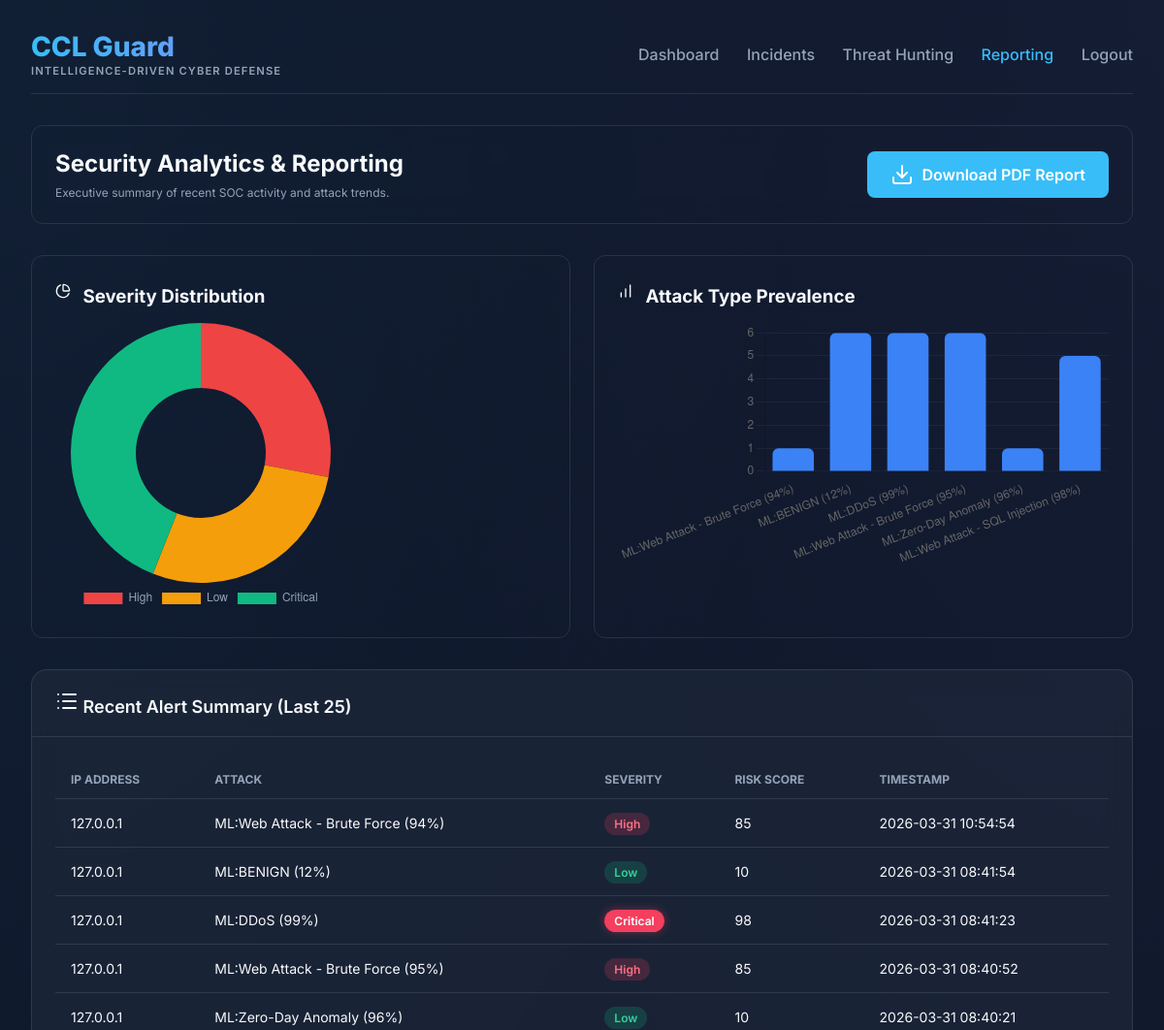
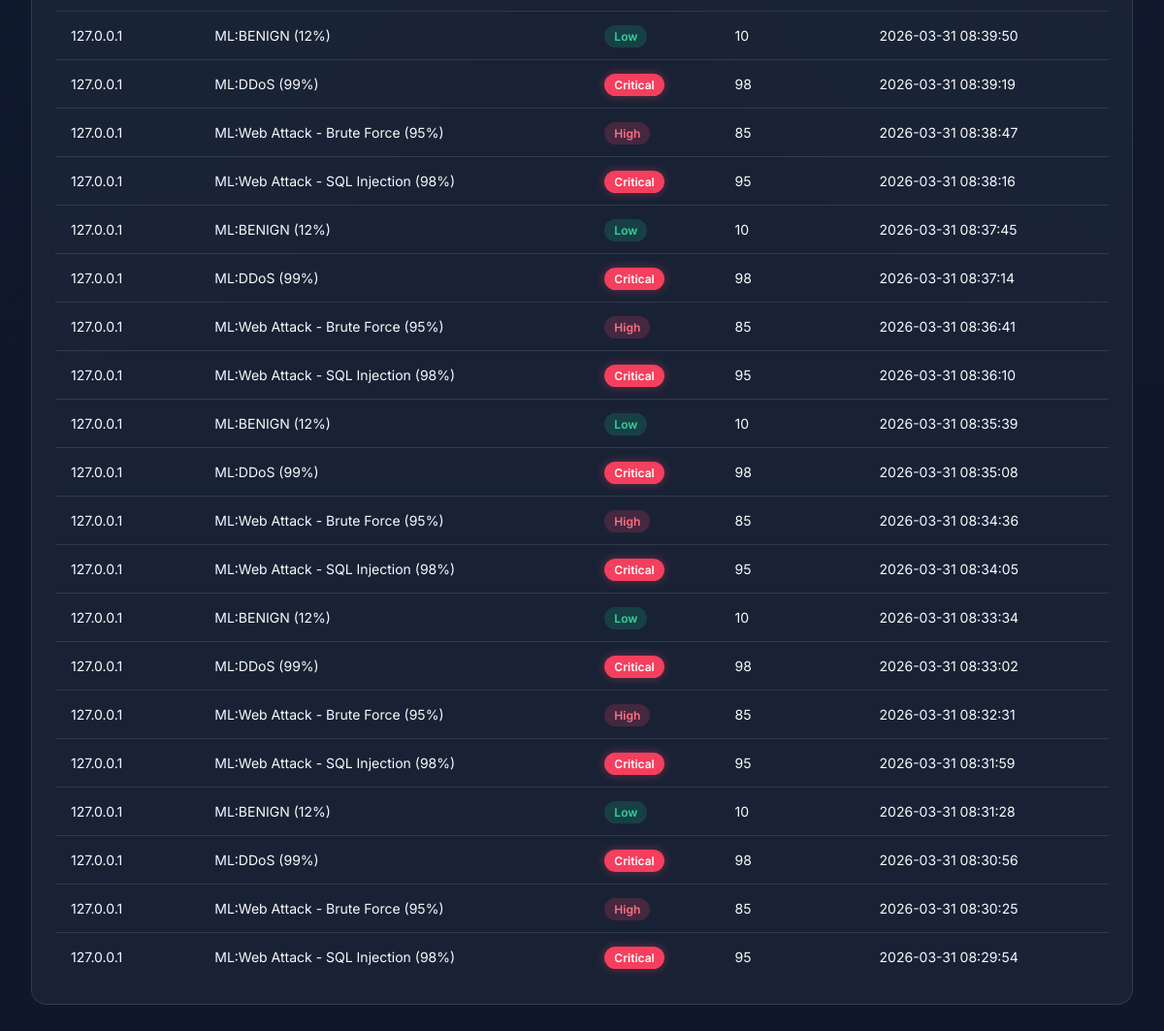
Page /report (signed in) on the earlier database version (2 pictures, top to bottom).
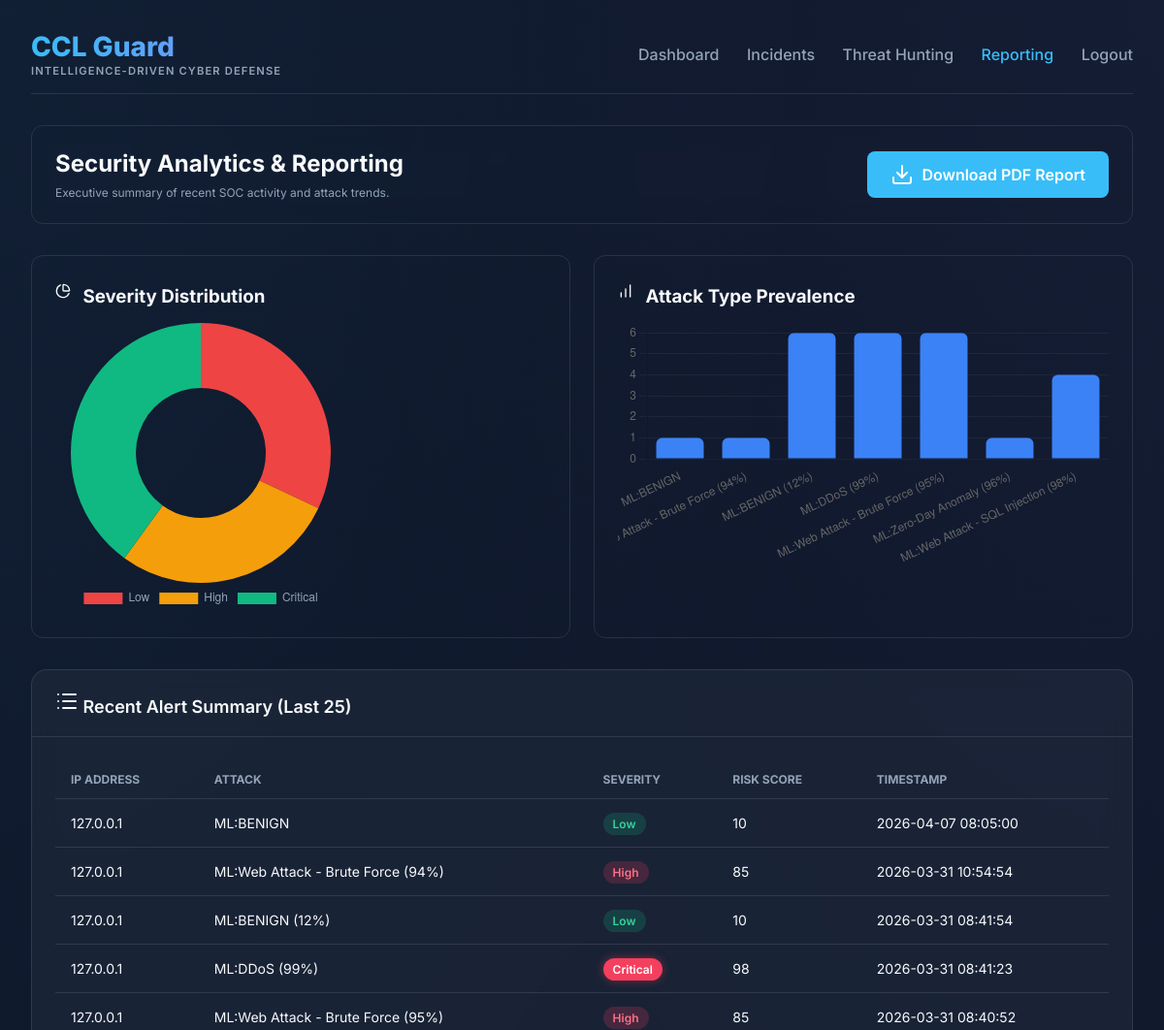
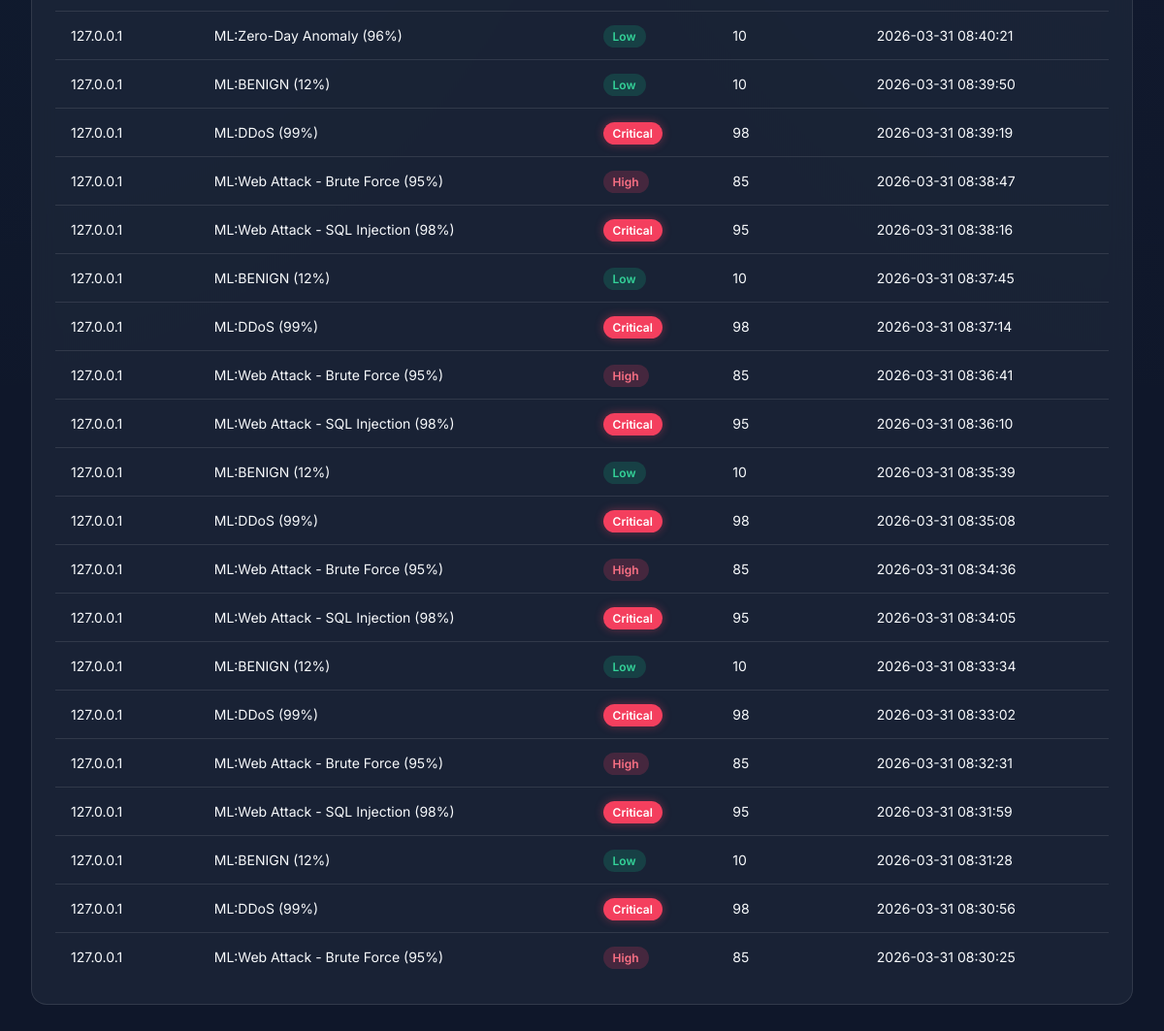
Same page on the later database version (2 pictures, top to bottom).
### tables this page shows
CREATE TABLE logs(
        id INTEGER PRIMARY KEY AUTOINCREMENT,
        source TEXT, -- SIEM, AWS, Windows, etc.
        ip TEXT,
        country TEXT,
        raw_data TEXT, -- Full original log entry
        attack TEXT,
        severity TEXT,
        risk INTEGER,
        mitre TEXT,
        ai_analysis TEXT, -- Deep AI analysis result
        remediation TEXT, -- Step-by-step remediation plan
        attack_prob INTEGER,
        phase TEXT,
        time TEXT DEFAULT CURRENT_TIMESTAMP
    );

### app.py (the view)
@app.route("/report")
def report_dashboard():
    if "user" not in session:
        return redirect("/login")
    import sqlite3, json
    con = sqlite3.connect(DB_NAME)
    c = con.cursor()
    c.execute("SELECT ip,attack,severity,risk,time FROM logs ORDER BY id DESC LIMIT 25")
    logs = c.fetchall()
    con.close()
    severities = [l[2] for l in logs]
    sev_count = Counter(severities)
    attacks = [l[1] for l in logs]
    atk_count = Counter(attacks)
    return render_template("reporting.html",
                           logs=logs,
                           sev_count_json=json.dumps(dict(sev_count)),
                           atk_count_json=json.dumps(dict(atk_count)))

### app.py (called while the page is built, shortened)
@app.before_request
def setup():
    global _initialized

### templates/reporting.html (shortened to what this page needs)
<!DOCTYPE html>
<html lang="en" data-theme="dark">
<head>
    <link rel="stylesheet" href="{{ url_for('static', filename='executive.css') }}">
</head>
<body>
    <div class="container">
        <header>
            <div class="logo-wrapper">
                <div class="logo">CCL Guard</div>
                <div class="slogan">Intelligence-Driven Cyber Defense</div>
            </div>
            <nav>
                <a href="/">Dashboard</a>
                <a href="/incidents">Incidents</a>
                <a href="/history">Threat Hunting</a>
                <a href="/report" class="active">Reporting</a>
                <a href="/logout">Logout</a>
            </nav>
        </header>
        <div class="report-header">
            <div>
                <h1 style="font-size: 1.5rem; margin-bottom: 0.5rem;">Security Analytics & Reporting</h1>
                <p class="text-xs" style="color: var(--text-secondary);">Executive summary of recent SOC activity and
                    attack trends.</p>
            </div>
            <a href="/api/generate_report" class="btn-download">
                <i data-lucide="download"></i> Download PDF Report
            </a>
        </div>
        <div class="analytics-grid">
            <div class="insight-card">
                <h3 style="margin-bottom: 1rem;"><i data-lucide="pie-chart" style="width: 16px; margin-right: 8px;"></i>
                    Severity Distribution</h3>
                <div class="chart-container">
                    <canvas id="severityChart"></canvas>
                </div>
            </div>
            <div class="insight-card">
                <h3 style="margin-bottom: 1rem;"><i data-lucide="bar-chart" style="width: 16px; margin-right: 8px;"></i>
                    Attack Type Prevalence</h3>
                <div class="chart-container">
                    <canvas id="attackFreqChart"></canvas>
                </div>
            </div>
        </div>
        <div class="card">
            <div class="card-header">
                <h2><i data-lucide="list"></i> Recent Alert Summary (Last 25)</h2>
            </div>
            <div class="card-body">
                <table>
                    <thead>
                        <tr>
                            <th>IP Address</th>
                            <th>Attack</th>
                            <th>Severity</th>
                            <th>Risk Score</th>
                            <th>Timestamp</th>
                        </tr>
                    </thead>
                    <tbody>
                        {% for l in logs %}
                        <tr>
                            <td>{{ l[0] }}</td>
                            <td>{{ l[1] }}</td>
                            <td><span class="badge badge-{{ l[2]|lower }}">{{ l[2] }}</span></td>
                            <td>{{ l[3] }}</td>
                            <td>{{ l[4] }}</td>
                        </tr>
                        {% endfor %}
                    </tbody>
                </table>
            </div>
        </div>
    </div>
    <script>
        lucide.createIcons();
        // Data from backend
        const sevData = {{ sev_count_json | safe }};
        const atkData = {{ atk_count_json | safe }};
        // Severity Chart
        new Chart(document.getElementById('severityChart'), {
            type: 'doughnut',
            data: {
                labels: Object.keys(sevData),
                datasets: [{
                    data: Object.values(sevData),
                    backgroundColor: ['#ef4444', '#f59e0b', '#10b981', '#3b82f6'],
                    borderWidth: 0
                }]
            },
            options: {
                plugins: {
                    legend: { position: 'bottom', labels: { color: '#94a3b8' } }
                }
            }
        });
        // Attack Frequency Chart
        new Chart(document.getElementById('attackFreqChart'), {
            type: 'bar',
            data: {
                labels: Object.keys(atkData),
                datasets: [{
                    label: 'Alert Count',
                    data: Object.values(atkData),
                    backgroundColor: '#3b82f6',
                    borderRadius: 6
                }]
            },
            options: {
                scales: {
                    y: { beginAtZero: true, grid: { color: 'rgba(255,255,255,0.05)' } },
                    x: { grid: { display: false } }
                },
                plugins: {
                    legend: { display: false }
                }
            }
        });
    </script>
</body>
</html>

### static/executive.css (style rules this page uses)
:root { --bg-dark: #0f172a; --bg-card: rgba(30, 41, 59, 0.7); --accent-blue: #38bdf8; --accent-purple: #818cf8; --text-primary: #f8fafc; --text-secondary: #94a3b8; --danger: #f43f5e; --warning: #fbbf24; --success: #10b981; --glass-border: rgba(255, 255, 255, 0.1); --bg-body: var(--bg-dark); }
* { margin: 0; padding: 0; box-sizing: border-box; font-family: 'Inter', system-ui, -apple-system, sans-serif; }
body { background-color: var(--bg-body); color: var(--text-primary); min-height: 100vh; transition: background-color 0.3s, color 0.3s; background-image: radial-gradient(at 0% 0%, rgba(56, 189, 248, 0.05) 0, transparent 50%), radial-gradient(at 100% 0%, rgba(129, 140, 248, 0.05) 0, transparent 50%); }
.container { max-width: 1400px; margin: 0 auto; padding: 2rem; }
header { display: flex; justify-content: space-between; align-items: center; margin-bottom: 2rem; padding-bottom: 1rem; border-bottom: 1px solid var(--glass-border); }
.logo-wrapper { display: flex; flex-direction: column; }
.logo { font-size: 1.75rem; font-weight: 800; background: linear-gradient(to right, var(--accent-blue), var(--accent-purple)); -webkit-background-clip: text; background-clip: text; -webkit-text-fill-color: transparent; line-height: 1.2; }
.slogan { font-size: 0.7rem; color: var(--text-secondary); text-transform: uppercase; letter-spacing: 0.1em; font-weight: 600; }
nav a { color: var(--text-secondary); text-decoration: none; margin-left: 1.5rem; font-weight: 500; transition: color 0.3s; }
nav a:hover, nav a.active { color: var(--accent-blue); }
.card { background: var(--bg-card); backdrop-filter: blur(12px); border: 1px solid var(--glass-border); border-radius: 1rem; overflow: hidden; margin-bottom: 1.5rem; }
.card-header { padding: 1.25rem 1.5rem; border-bottom: 1px solid var(--glass-border); display: flex; justify-content: space-between; align-items: center; }
.card-header h2 { font-size: 1.125rem; font-weight: 600; }
.card-body { padding: 1.5rem; }
table { width: 100%; border-collapse: collapse; }
th { text-align: left; color: var(--text-secondary); font-size: 0.75rem; text-transform: uppercase; padding: 0.75rem 1rem; border-bottom: 1px solid var(--glass-border); }
td { padding: 1rem; border-bottom: 1px solid var(--glass-border); font-size: 0.875rem; }
tr:last-child td { border-bottom: none; }
.badge { padding: 0.25rem 0.625rem; border-radius: 9999px; font-size: 0.75rem; font-weight: 600; }
.badge-high { background: rgba(244, 63, 94, 0.2); color: #fb7185; }
.badge-critical { background: #f43f5e; color: white; box-shadow: 0 0 10px rgba(244, 63, 94, 0.4); }
.badge-low { background: rgba(16, 185, 129, 0.2); color: #34d399; }
.text-xs { font-size: 0.75rem; }

### templates/reporting.html (style rules this page uses)
.report-header { display: flex; justify-content: space-between; align-items: center; margin-bottom: 2rem; padding: 1.5rem; background: var(--glass-bg); border: 1px solid var(--glass-border); border-radius: 12px; backdrop-filter: blur(10px); }
.analytics-grid { display: grid; grid-template-columns: 1fr 1fr; gap: 1.5rem; margin-bottom: 2rem; }
.chart-container { height: 300px; }
.insight-card { background: var(--glass-bg); border: 1px solid var(--glass-border); border-radius: 12px; padding: 1.5rem; }
.btn-download { background: var(--accent-blue); color: white; border: none; padding: 0.75rem 1.5rem; border-radius: 8px; display: flex; align-items: center; gap: 0.5rem; font-weight: 600; cursor: pointer; transition: 0.3s; text-decoration: none; }

Differences in the rows shown:
no longer on this page (row unchanged): logs: ip "127.0.0.1", attack "ML:Web Attack - SQL Injection (98%)", severity "Critical", risk "95", time "2026-03-31 08:29:54"
added logs: ip "127.0.0.1", attack "ML:BENIGN", severity "Low", risk "10", time "2026-04-07 08:05:00"
Other differences:
chart data {{ sev_count_json | safe }}: {"High": 7, "Low": 7, "Critical": 11} → {"Low": 8, "High": 7, "Critical": 10}
